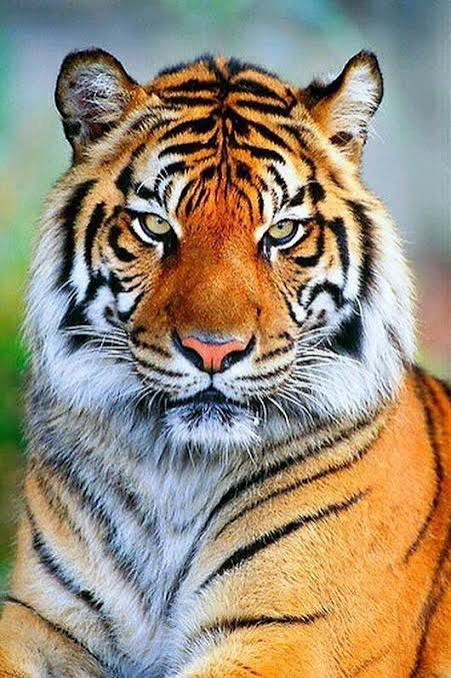
#> input picture exp17/exp17.jpg, 451 x 678 px
$ python exp17.py   (older library calls are emulated)
#> lines starting #> are read from the running program, lines starting #| are printed output that depends on the picture; after the words box and inside, x2 and y2 are one past the last pixel; in counts of white or black regions, pixels touching at a corner belong together
import cv2

img = cv2.imread("exp17.jpg")
#> img is the input picture: shape (678, 451, 3); mean B, G, R 119.9, 140.4, 153.4
gray = cv2.cvtColor(img, cv2.COLOR_BGR2GRAY)
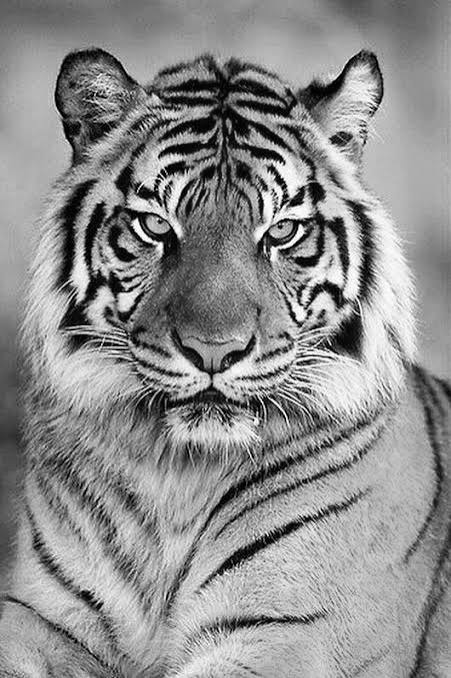
#> gray: shape (678, 451); min 0, max 255, mean 142

sx = cv2.Sobel(gray, cv2.CV_64F, 1, 0)
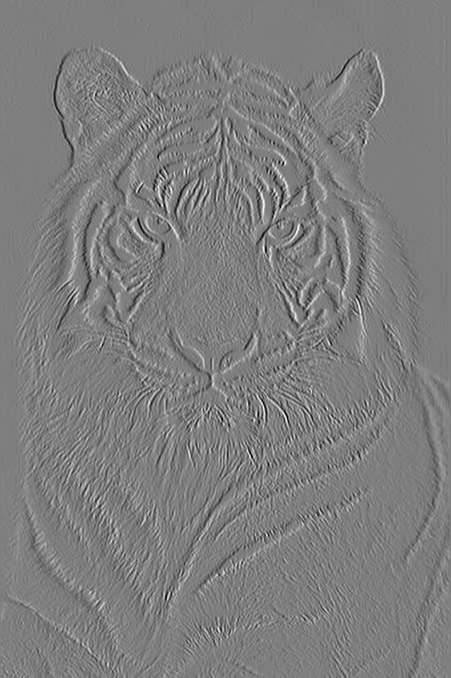
#> sx: shape (678, 451) float64; min -948, max 966, mean 0.3; drawn with min black and max white

cv2.imshow("Sobel X", sx)
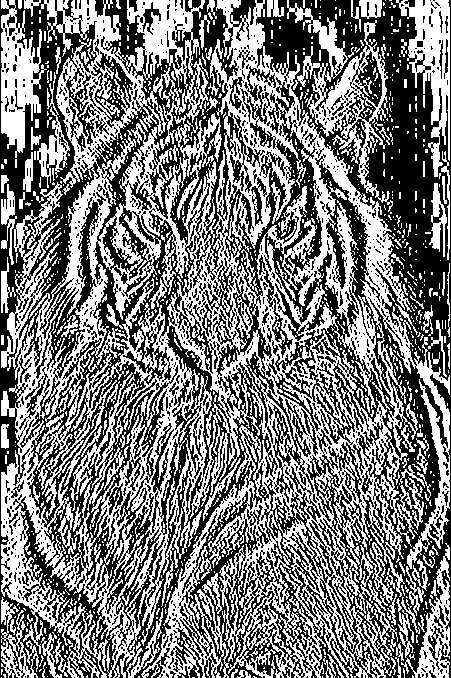
#> window 'Sobel X': shape (678, 451); 48.5% white; 1184 white regions (1026 under 20 px), largest, box (x1, y1, x2, y2) and area: (1, 0, 450, 678) 116525, (287, 0, 393, 212) 5036, (396, 0, 450, 177) 3728
cv2.imwrite("sobelx.jpg", sx)
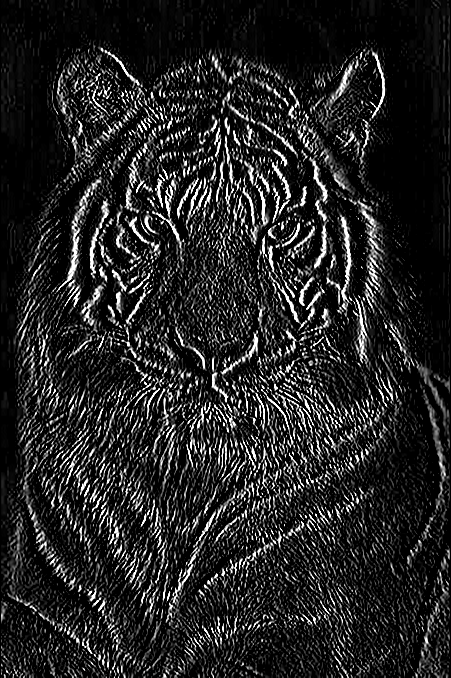
#> saved as sobelx.jpg: shape (678, 451); min 0, max 255, mean 36.9
cv2.waitKey(0)
cv2.destroyAllWindows()
